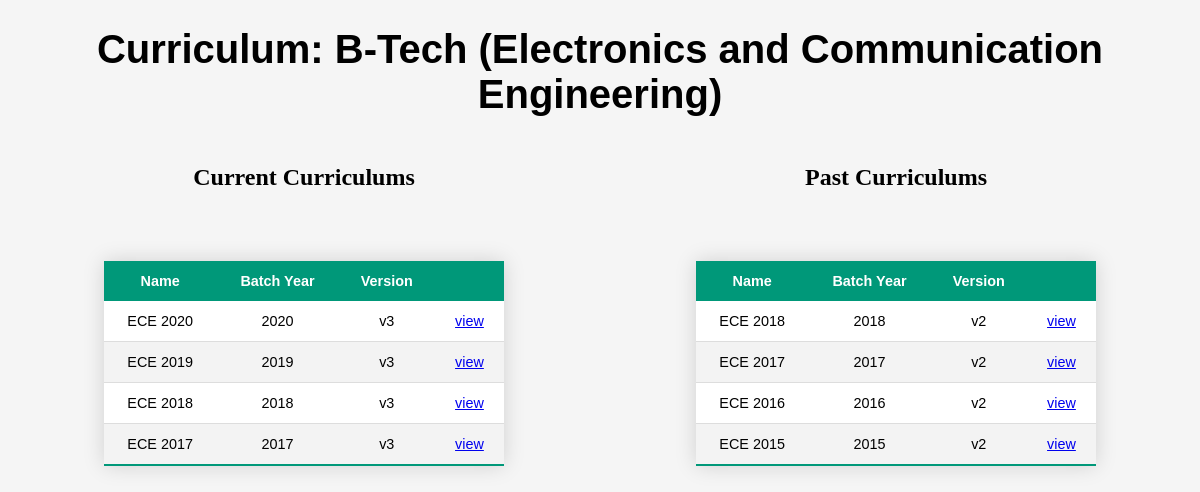
/curriculum/2, run on an earlier commit of the app's database.
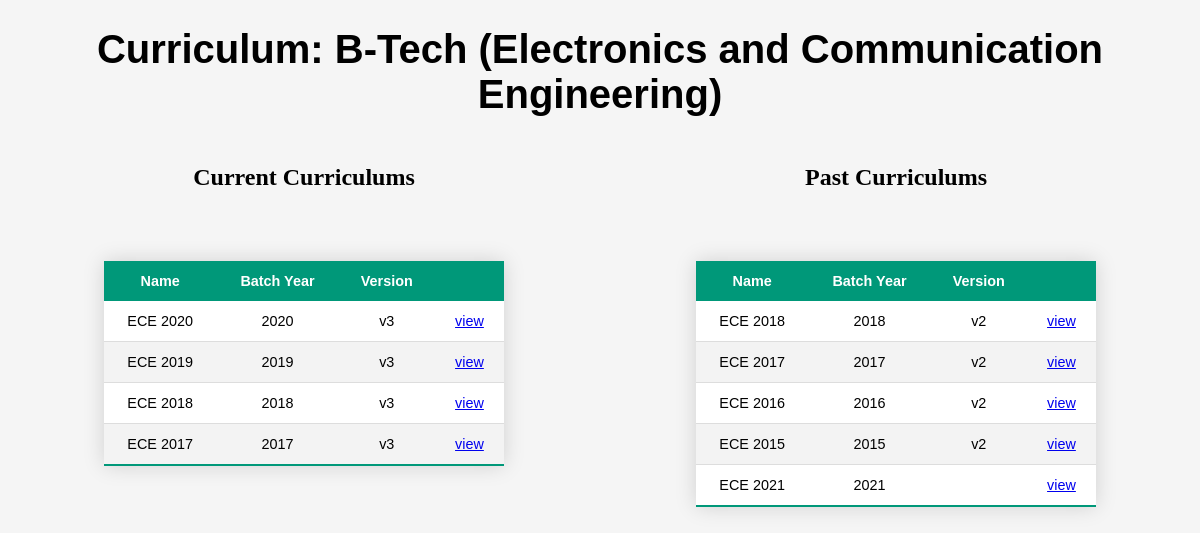
And on a later commit of the database.
### program_and_curriculum_management/models.py (models this page shows, shortened)
class Curriculum(models.Model):
    name = models.CharField(max_length=100)
    batch_year = models.IntegerField(default=date.today().year)
    version = models.CharField(max_length=50)
    present_curriculum = models.BooleanField(default=False)
    programme_id = models.ForeignKey(Programme, on_delete=models.CASCADE)

### program_and_curriculum_management/views.py (the view)
# urls.py: path('curriculum/<pro_id>',views.curriculum, name='curriculum'),
def curriculum(request, pro_id):
    current_curriculum = Curriculum.objects.filter(present_curriculum=1).filter(programme_id_id=pro_id)
    past_curriculum = Curriculum.objects.filter(present_curriculum=0).filter(programme_id_id=pro_id)
    title = Programme.objects.filter(id=pro_id)[0]
    return render(request,'curriculum.html',{'Current_curriculum': current_curriculum, 'Past_curriculum': past_curriculum, 'Title':title})

### templates/curriculum.html (shortened to what this page needs)
<!DOCTYPE html>
<html>
<head>
    <link rel='stylesheet' type='text/css' media='screen' href='/static/style.css'>
</head>
<body>
    <div class="top">
        <h1>Curriculum: <span>{{ Title.title }}</span></h1>
    </div>
    <section>
        <div class="leftside">
            <h2> Current Curriculums</h2>
            <table class="styled-table">
            <thead>
                <tr>
                    <th>Name</th>
                    <th>Batch Year</th>
                    <th> Version</th>
                    <th></th>
                </tr>
            </thead>
            <tbody>
                {% for cc in Current_curriculum %}
                <tr>
                    <td>{{ cc.name }}</td>
                    <td>{{ cc.batch_year }}</td>
                    <td>{{ cc.version }}</td>
                    <td><a href="{% url 'semester' cc.id %}">view</a></td>
                </tr>
                {% endfor %}
            </tbody>
            </table>
        </div>
        <div class="rightside">
            <h2> Past Curriculums</h2>
            <table class="styled-table">
                <thead>
                    <tr>
                        <th>Name</th>
                        <th>Batch Year</th>
                        <th> Version</th>
                        <th></th>
                    </tr>
                </thead>
                <tbody>
                    {% for pc in Past_curriculum %}
                    <tr>
                        <td>{{ pc.name }}</td>
                        <td>{{ pc.batch_year }}</td>
                        <td>{{ pc.version }}</td>
                        <td><a href="{% url 'semester' pc.id %}">view</a></td>
                    </tr>
                    {% endfor %}
                </tbody>
            </table>
        </div>
    </section>
</body>
</html>

What changed in the data, as far as the page shows it:
added Curriculum: name "ECE 2021", batch_year "2021", shown under "Past Curriculums"
